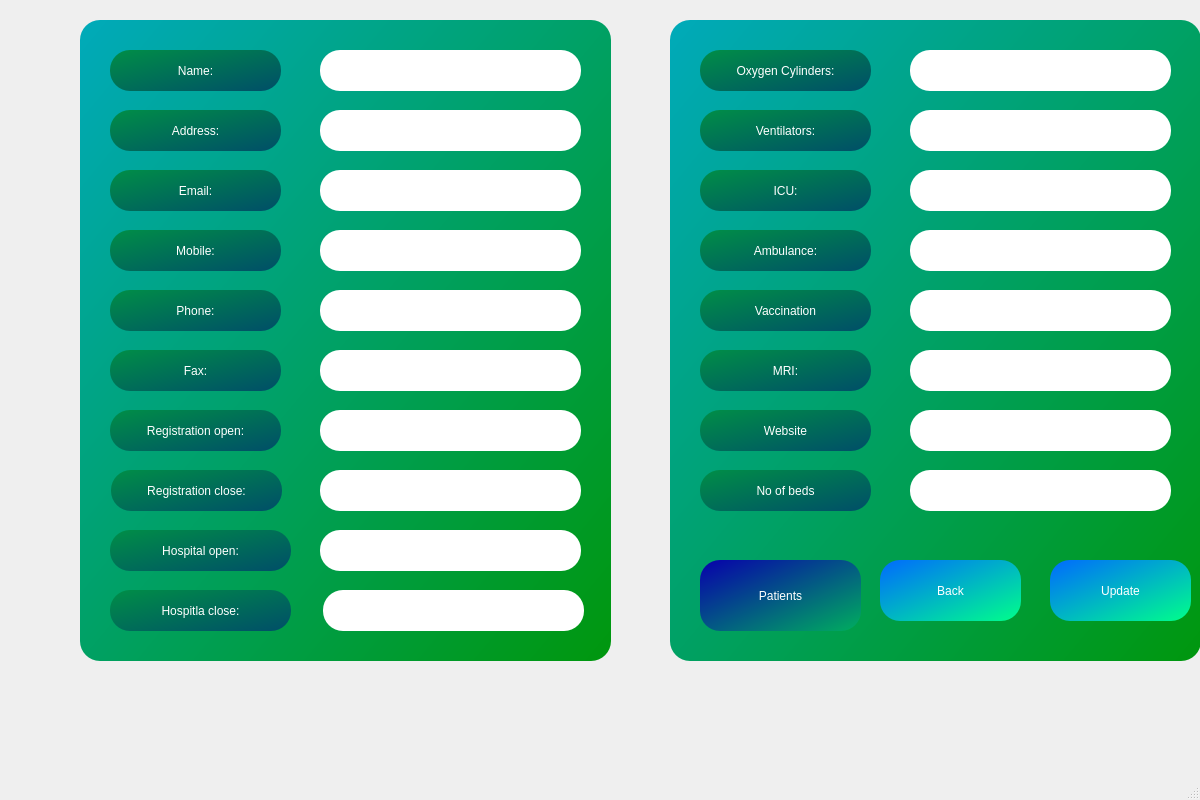
<?xml version="1.0" encoding="UTF-8"?>
<ui version="4.0">
 <class>Hospital</class>
 <widget class="QMainWindow" name="Hospital">
  <property name="geometry">
   <rect>
    <x>0</x>
    <y>0</y>
    <width>1200</width>
    <height>800</height>
   </rect>
  </property>
  <property name="windowTitle">
   <string>MainWindow</string>
  </property>
  <widget class="QWidget" name="centralwidget">
   <widget class="QGroupBox" name="groupBox_2">
    <property name="geometry">
     <rect>
      <x>80</x>
      <y>20</y>
      <width>531</width>
      <height>641</height>
     </rect>
    </property>
    <property name="styleSheet">
     <string notr="true">background-color: qlineargradient(spread:reflect, x1:0, y1:0, x2:1, y2:1, stop:0 rgba(0, 170, 186, 255), stop:1 rgba(0, 151, 13, 255));
border-radius: 20px;</string>
    </property>
    <property name="title">
     <string/>
    </property>
    <widget class="QLineEdit" name="phone">
     <property name="geometry">
      <rect>
       <x>240</x>
       <y>270</y>
       <width>261</width>
       <height>41</height>
      </rect>
     </property>
     <property name="styleSheet">
      <string notr="true">background-color: rgb(255, 255, 255);
color: rgb(64, 64, 95);
font: 12pt &quot;Segoe UI&quot;;</string>
     </property>
    </widget>
    <widget class="QLabel" name="label_3">
     <property name="geometry">
      <rect>
       <x>30</x>
       <y>90</y>
       <width>171</width>
       <height>41</height>
      </rect>
     </property>
     <property name="styleSheet">
      <string notr="true">background-color: qlineargradient(spread:reflect, x1:0, y1:0, x2:1, y2:1, stop:0 rgba(0, 142, 71, 255), stop:1 rgba(0, 78, 104, 255));
color: rgb(255, 255, 255);
font: 600 14pt &quot;Segoe UI&quot;;</string>
     </property>
     <property name="text">
      <string>Address:</string>
     </property>
     <property name="alignment">
      <set>Qt::AlignCenter</set>
     </property>
    </widget>
    <widget class="QLineEdit" name="ropen">
     <property name="geometry">
      <rect>
       <x>240</x>
       <y>390</y>
       <width>261</width>
       <height>41</height>
      </rect>
     </property>
     <property name="styleSheet">
      <string notr="true">background-color: rgb(255, 255, 255);
color: rgb(64, 64, 95);
font: 12pt &quot;Segoe UI&quot;;</string>
     </property>
    </widget>
    <widget class="QLabel" name="label_4">
     <property name="geometry">
      <rect>
       <x>30</x>
       <y>150</y>
       <width>171</width>
       <height>41</height>
      </rect>
     </property>
     <property name="styleSheet">
      <string notr="true">background-color: qlineargradient(spread:reflect, x1:0, y1:0, x2:1, y2:1, stop:0 rgba(0, 142, 71, 255), stop:1 rgba(0, 78, 104, 255));
color: rgb(255, 255, 255);
font: 600 14pt &quot;Segoe UI&quot;;</string>
     </property>
     <property name="text">
      <string>Email:</string>
     </property>
     <property name="alignment">
      <set>Qt::AlignCenter</set>
     </property>
    </widget>
    <widget class="QLabel" name="label_6">
     <property name="geometry">
      <rect>
       <x>30</x>
       <y>270</y>
       <width>171</width>
       <height>41</height>
      </rect>
     </property>
     <property name="styleSheet">
      <string notr="true">background-color: qlineargradient(spread:reflect, x1:0, y1:0, x2:1, y2:1, stop:0 rgba(0, 142, 71, 255), stop:1 rgba(0, 78, 104, 255));
color: rgb(255, 255, 255);
font: 600 14pt &quot;Segoe UI&quot;;</string>
     </property>
     <property name="text">
      <string>Phone:</string>
     </property>
     <property name="alignment">
      <set>Qt::AlignCenter</set>
     </property>
    </widget>
    <widget class="QLineEdit" name="name">
     <property name="geometry">
      <rect>
       <x>240</x>
       <y>30</y>
       <width>261</width>
       <height>41</height>
      </rect>
     </property>
     <property name="styleSheet">
      <string notr="true">background-color: rgb(255, 255, 255);
color: rgb(64, 64, 95);
font: 12pt &quot;Segoe UI&quot;;</string>
     </property>
    </widget>
    <widget class="QLineEdit" name="mobile">
     <property name="geometry">
      <rect>
       <x>240</x>
       <y>210</y>
       <width>261</width>
       <height>41</height>
      </rect>
     </property>
     <property name="styleSheet">
      <string notr="true">background-color: rgb(255, 255, 255);
color: rgb(64, 64, 95);
font: 12pt &quot;Segoe UI&quot;;</string>
     </property>
    </widget>
    <widget class="QLabel" name="label_5">
     <property name="geometry">
      <rect>
       <x>30</x>
       <y>210</y>
       <width>171</width>
       <height>41</height>
      </rect>
     </property>
     <property name="styleSheet">
      <string notr="true">background-color: qlineargradient(spread:reflect, x1:0, y1:0, x2:1, y2:1, stop:0 rgba(0, 142, 71, 255), stop:1 rgba(0, 78, 104, 255));
color: rgb(255, 255, 255);
font: 600 14pt &quot;Segoe UI&quot;;</string>
     </property>
     <property name="text">
      <string>Mobile:</string>
     </property>
     <property name="alignment">
      <set>Qt::AlignCenter</set>
     </property>
    </widget>
    <widget class="QLineEdit" name="address">
     <property name="geometry">
      <rect>
       <x>240</x>
       <y>90</y>
       <width>261</width>
       <height>41</height>
      </rect>
     </property>
     <property name="styleSheet">
      <string notr="true">background-color: rgb(255, 255, 255);
color: rgb(64, 64, 95);
font: 12pt &quot;Segoe UI&quot;;</string>
     </property>
    </widget>
    <widget class="QLabel" name="label_8">
     <property name="geometry">
      <rect>
       <x>30</x>
       <y>390</y>
       <width>171</width>
       <height>41</height>
      </rect>
     </property>
     <property name="styleSheet">
      <string notr="true">background-color: qlineargradient(spread:reflect, x1:0, y1:0, x2:1, y2:1, stop:0 rgba(0, 142, 71, 255), stop:1 rgba(0, 78, 104, 255));
color: rgb(255, 255, 255);
font: 600 14pt &quot;Segoe UI&quot;;</string>
     </property>
     <property name="text">
      <string>Registration open:</string>
     </property>
     <property name="alignment">
      <set>Qt::AlignCenter</set>
     </property>
    </widget>
    <widget class="QLabel" name="label_2">
     <property name="geometry">
      <rect>
       <x>30</x>
       <y>30</y>
       <width>171</width>
       <height>41</height>
      </rect>
     </property>
     <property name="styleSheet">
      <string notr="true">background-color: qlineargradient(spread:reflect, x1:0, y1:0, x2:1, y2:1, stop:0 rgba(0, 142, 71, 255), stop:1 rgba(0, 78, 104, 255));
color: rgb(255, 255, 255);
font: 600 14pt &quot;Segoe UI&quot;;</string>
     </property>
     <property name="text">
      <string>Name:</string>
     </property>
     <property name="alignment">
      <set>Qt::AlignCenter</set>
     </property>
    </widget>
    <widget class="QLabel" name="label_9">
     <property name="geometry">
      <rect>
       <x>31</x>
       <y>450</y>
       <width>171</width>
       <height>41</height>
      </rect>
     </property>
     <property name="styleSheet">
      <string notr="true">background-color: qlineargradient(spread:reflect, x1:0, y1:0, x2:1, y2:1, stop:0 rgba(0, 142, 71, 255), stop:1 rgba(0, 78, 104, 255));
color: rgb(255, 255, 255);
font: 600 14pt &quot;Segoe UI&quot;;</string>
     </property>
     <property name="text">
      <string>Registration close:</string>
     </property>
     <property name="alignment">
      <set>Qt::AlignCenter</set>
     </property>
    </widget>
    <widget class="QLineEdit" name="email">
     <property name="geometry">
      <rect>
       <x>240</x>
       <y>150</y>
       <width>261</width>
       <height>41</height>
      </rect>
     </property>
     <property name="styleSheet">
      <string notr="true">background-color: rgb(255, 255, 255);
color: rgb(64, 64, 95);
font: 12pt &quot;Segoe UI&quot;;</string>
     </property>
    </widget>
    <widget class="QLabel" name="label_7">
     <property name="geometry">
      <rect>
       <x>30</x>
       <y>330</y>
       <width>171</width>
       <height>41</height>
      </rect>
     </property>
     <property name="styleSheet">
      <string notr="true">background-color: qlineargradient(spread:reflect, x1:0, y1:0, x2:1, y2:1, stop:0 rgba(0, 142, 71, 255), stop:1 rgba(0, 78, 104, 255));
color: rgb(255, 255, 255);
font: 600 14pt &quot;Segoe UI&quot;;</string>
     </property>
     <property name="text">
      <string>Fax:</string>
     </property>
     <property name="alignment">
      <set>Qt::AlignCenter</set>
     </property>
    </widget>
    <widget class="QLineEdit" name="rclose">
     <property name="geometry">
      <rect>
       <x>240</x>
       <y>450</y>
       <width>261</width>
       <height>41</height>
      </rect>
     </property>
     <property name="styleSheet">
      <string notr="true">background-color: rgb(255, 255, 255);
color: rgb(64, 64, 95);
font: 12pt &quot;Segoe UI&quot;;</string>
     </property>
    </widget>
    <widget class="QLabel" name="label_10">
     <property name="geometry">
      <rect>
       <x>30</x>
       <y>510</y>
       <width>181</width>
       <height>41</height>
      </rect>
     </property>
     <property name="styleSheet">
      <string notr="true">background-color: qlineargradient(spread:reflect, x1:0, y1:0, x2:1, y2:1, stop:0 rgba(0, 142, 71, 255), stop:1 rgba(0, 78, 104, 255));
color: rgb(255, 255, 255);
font: 600 14pt &quot;Segoe UI&quot;;</string>
     </property>
     <property name="text">
      <string>Hospital open:</string>
     </property>
     <property name="alignment">
      <set>Qt::AlignCenter</set>
     </property>
    </widget>
    <widget class="QLineEdit" name="hopen">
     <property name="geometry">
      <rect>
       <x>240</x>
       <y>510</y>
       <width>261</width>
       <height>41</height>
      </rect>
     </property>
     <property name="styleSheet">
      <string notr="true">background-color: rgb(255, 255, 255);
color: rgb(64, 64, 95);
font: 12pt &quot;Segoe UI&quot;;</string>
     </property>
    </widget>
    <widget class="QLineEdit" name="fax">
     <property name="geometry">
      <rect>
       <x>240</x>
       <y>330</y>
       <width>261</width>
       <height>41</height>
      </rect>
     </property>
     <property name="styleSheet">
      <string notr="true">background-color: rgb(255, 255, 255);
color: rgb(64, 64, 95);
font: 12pt &quot;Segoe UI&quot;;</string>
     </property>
    </widget>
    <widget class="QLineEdit" name="hclose">
     <property name="geometry">
      <rect>
       <x>243</x>
       <y>570</y>
       <width>261</width>
       <height>41</height>
      </rect>
     </property>
     <property name="styleSheet">
      <string notr="true">background-color: rgb(255, 255, 255);
color: rgb(64, 64, 95);
font: 12pt &quot;Segoe UI&quot;;</string>
     </property>
    </widget>
    <widget class="QLabel" name="label_29">
     <property name="geometry">
      <rect>
       <x>30</x>
       <y>570</y>
       <width>181</width>
       <height>41</height>
      </rect>
     </property>
     <property name="styleSheet">
      <string notr="true">background-color: qlineargradient(spread:reflect, x1:0, y1:0, x2:1, y2:1, stop:0 rgba(0, 142, 71, 255), stop:1 rgba(0, 78, 104, 255));
color: rgb(255, 255, 255);
font: 600 14pt &quot;Segoe UI&quot;;</string>
     </property>
     <property name="text">
      <string>Hospitla close:</string>
     </property>
     <property name="alignment">
      <set>Qt::AlignCenter</set>
     </property>
    </widget>
   </widget>
   <widget class="QGroupBox" name="groupBox_3">
    <property name="geometry">
     <rect>
      <x>670</x>
      <y>20</y>
      <width>531</width>
      <height>641</height>
     </rect>
    </property>
    <property name="styleSheet">
     <string notr="true">background-color: qlineargradient(spread:reflect, x1:0, y1:0, x2:1, y2:1, stop:0 rgba(0, 170, 186, 255), stop:1 rgba(0, 151, 13, 255));
border-radius: 20px;</string>
    </property>
    <property name="title">
     <string/>
    </property>
    <widget class="QLabel" name="label_27">
     <property name="geometry">
      <rect>
       <x>30</x>
       <y>90</y>
       <width>171</width>
       <height>41</height>
      </rect>
     </property>
     <property name="styleSheet">
      <string notr="true">background-color: qlineargradient(spread:reflect, x1:0, y1:0, x2:1, y2:1, stop:0 rgba(0, 142, 71, 255), stop:1 rgba(0, 78, 104, 255));
color: rgb(255, 255, 255);
font: 600 14pt &quot;Segoe UI&quot;;</string>
     </property>
     <property name="text">
      <string>Ventilators:</string>
     </property>
     <property name="alignment">
      <set>Qt::AlignCenter</set>
     </property>
    </widget>
    <widget class="QPushButton" name="pushButton_back">
     <property name="geometry">
      <rect>
       <x>210</x>
       <y>540</y>
       <width>141</width>
       <height>61</height>
      </rect>
     </property>
     <property name="styleSheet">
      <string notr="true">background-color: qlineargradient(spread:reflect, x1:0, y1:0, x2:1, y2:1, stop:0 rgba(0, 106, 255, 255), stop:1 rgba(0, 255, 138, 255));
color: rgb(255, 255, 255);
font: 600 16pt &quot;Segoe UI&quot;;</string>
     </property>
     <property name="text">
      <string>Back</string>
     </property>
    </widget>
    <widget class="QLineEdit" name="ambulance">
     <property name="geometry">
      <rect>
       <x>240</x>
       <y>210</y>
       <width>261</width>
       <height>41</height>
      </rect>
     </property>
     <property name="styleSheet">
      <string notr="true">background-color: rgb(255, 255, 255);
color: rgb(64, 64, 95);
font: 12pt &quot;Segoe UI&quot;;</string>
     </property>
    </widget>
    <widget class="QPushButton" name="pushButton_add">
     <property name="geometry">
      <rect>
       <x>380</x>
       <y>540</y>
       <width>141</width>
       <height>61</height>
      </rect>
     </property>
     <property name="styleSheet">
      <string notr="true">background-color: qlineargradient(spread:reflect, x1:0, y1:0, x2:1, y2:1, stop:0 rgba(0, 106, 255, 255), stop:1 rgba(0, 255, 138, 255));
color: rgb(255, 255, 255);
font: 600 16pt &quot;Segoe UI&quot;;</string>
     </property>
     <property name="text">
      <string>Update</string>
     </property>
    </widget>
    <widget class="QLabel" name="label_28">
     <property name="geometry">
      <rect>
       <x>30</x>
       <y>30</y>
       <width>171</width>
       <height>41</height>
      </rect>
     </property>
     <property name="styleSheet">
      <string notr="true">background-color: qlineargradient(spread:reflect, x1:0, y1:0, x2:1, y2:1, stop:0 rgba(0, 142, 71, 255), stop:1 rgba(0, 78, 104, 255));
color: rgb(255, 255, 255);
font: 600 14pt &quot;Segoe UI&quot;;</string>
     </property>
     <property name="text">
      <string>Oxygen Cylinders:</string>
     </property>
     <property name="alignment">
      <set>Qt::AlignCenter</set>
     </property>
    </widget>
    <widget class="QLabel" name="label_23">
     <property name="geometry">
      <rect>
       <x>30</x>
       <y>150</y>
       <width>171</width>
       <height>41</height>
      </rect>
     </property>
     <property name="styleSheet">
      <string notr="true">background-color: qlineargradient(spread:reflect, x1:0, y1:0, x2:1, y2:1, stop:0 rgba(0, 142, 71, 255), stop:1 rgba(0, 78, 104, 255));
color: rgb(255, 255, 255);
font: 600 14pt &quot;Segoe UI&quot;;</string>
     </property>
     <property name="text">
      <string>ICU:</string>
     </property>
     <property name="alignment">
      <set>Qt::AlignCenter</set>
     </property>
    </widget>
    <widget class="QLabel" name="label_17">
     <property name="geometry">
      <rect>
       <x>30</x>
       <y>210</y>
       <width>171</width>
       <height>41</height>
      </rect>
     </property>
     <property name="styleSheet">
      <string notr="true">background-color: qlineargradient(spread:reflect, x1:0, y1:0, x2:1, y2:1, stop:0 rgba(0, 142, 71, 255), stop:1 rgba(0, 78, 104, 255));
color: rgb(255, 255, 255);
font: 600 14pt &quot;Segoe UI&quot;;</string>
     </property>
     <property name="text">
      <string>Ambulance:</string>
     </property>
     <property name="alignment">
      <set>Qt::AlignCenter</set>
     </property>
    </widget>
    <widget class="QLineEdit" name="oxygen">
     <property name="geometry">
      <rect>
       <x>240</x>
       <y>30</y>
       <width>261</width>
       <height>41</height>
      </rect>
     </property>
     <property name="styleSheet">
      <string notr="true">background-color: rgb(255, 255, 255);
color: rgb(64, 64, 95);
font: 12pt &quot;Segoe UI&quot;;</string>
     </property>
    </widget>
    <widget class="QLabel" name="label_25">
     <property name="geometry">
      <rect>
       <x>30</x>
       <y>390</y>
       <width>171</width>
       <height>41</height>
      </rect>
     </property>
     <property name="styleSheet">
      <string notr="true">background-color: qlineargradient(spread:reflect, x1:0, y1:0, x2:1, y2:1, stop:0 rgba(0, 142, 71, 255), stop:1 rgba(0, 78, 104, 255));
color: rgb(255, 255, 255);
font: 600 14pt &quot;Segoe UI&quot;;</string>
     </property>
     <property name="text">
      <string>Website</string>
     </property>
     <property name="alignment">
      <set>Qt::AlignCenter</set>
     </property>
    </widget>
    <widget class="QLabel" name="label_26">
     <property name="geometry">
      <rect>
       <x>30</x>
       <y>270</y>
       <width>171</width>
       <height>41</height>
      </rect>
     </property>
     <property name="styleSheet">
      <string notr="true">background-color: qlineargradient(spread:reflect, x1:0, y1:0, x2:1, y2:1, stop:0 rgba(0, 142, 71, 255), stop:1 rgba(0, 78, 104, 255));
color: rgb(255, 255, 255);
font: 600 14pt &quot;Segoe UI&quot;;</string>
     </property>
     <property name="text">
      <string>Vaccination</string>
     </property>
     <property name="alignment">
      <set>Qt::AlignCenter</set>
     </property>
    </widget>
    <widget class="QLineEdit" name="vaccination">
     <property name="geometry">
      <rect>
       <x>240</x>
       <y>270</y>
       <width>261</width>
       <height>41</height>
      </rect>
     </property>
     <property name="styleSheet">
      <string notr="true">background-color: rgb(255, 255, 255);
color: rgb(64, 64, 95);
font: 12pt &quot;Segoe UI&quot;;</string>
     </property>
    </widget>
    <widget class="QLineEdit" name="website">
     <property name="geometry">
      <rect>
       <x>240</x>
       <y>390</y>
       <width>261</width>
       <height>41</height>
      </rect>
     </property>
     <property name="styleSheet">
      <string notr="true">background-color: rgb(255, 255, 255);
color: rgb(64, 64, 95);
font: 12pt &quot;Segoe UI&quot;;</string>
     </property>
    </widget>
    <widget class="QLineEdit" name="ventilator">
     <property name="geometry">
      <rect>
       <x>240</x>
       <y>90</y>
       <width>261</width>
       <height>41</height>
      </rect>
     </property>
     <property name="styleSheet">
      <string notr="true">background-color: rgb(255, 255, 255);
color: rgb(64, 64, 95);
font: 12pt &quot;Segoe UI&quot;;</string>
     </property>
    </widget>
    <widget class="QLineEdit" name="ICU">
     <property name="geometry">
      <rect>
       <x>240</x>
       <y>150</y>
       <width>261</width>
       <height>41</height>
      </rect>
     </property>
     <property name="styleSheet">
      <string notr="true">background-color: rgb(255, 255, 255);
color: rgb(64, 64, 95);
font: 12pt &quot;Segoe UI&quot;;</string>
     </property>
    </widget>
    <widget class="QLineEdit" name="beds">
     <property name="geometry">
      <rect>
       <x>240</x>
       <y>450</y>
       <width>261</width>
       <height>41</height>
      </rect>
     </property>
     <property name="styleSheet">
      <string notr="true">background-color: rgb(255, 255, 255);
color: rgb(64, 64, 95);
font: 12pt &quot;Segoe UI&quot;;</string>
     </property>
    </widget>
    <widget class="QLabel" name="label_24">
     <property name="geometry">
      <rect>
       <x>30</x>
       <y>330</y>
       <width>171</width>
       <height>41</height>
      </rect>
     </property>
     <property name="styleSheet">
      <string notr="true">background-color: qlineargradient(spread:reflect, x1:0, y1:0, x2:1, y2:1, stop:0 rgba(0, 142, 71, 255), stop:1 rgba(0, 78, 104, 255));
color: rgb(255, 255, 255);
font: 600 14pt &quot;Segoe UI&quot;;</string>
     </property>
     <property name="text">
      <string>MRI:</string>
     </property>
     <property name="alignment">
      <set>Qt::AlignCenter</set>
     </property>
    </widget>
    <widget class="QLabel" name="label_30">
     <property name="geometry">
      <rect>
       <x>30</x>
       <y>450</y>
       <width>171</width>
       <height>41</height>
      </rect>
     </property>
     <property name="styleSheet">
      <string notr="true">background-color: qlineargradient(spread:reflect, x1:0, y1:0, x2:1, y2:1, stop:0 rgba(0, 142, 71, 255), stop:1 rgba(0, 78, 104, 255));
color: rgb(255, 255, 255);
font: 600 14pt &quot;Segoe UI&quot;;</string>
     </property>
     <property name="text">
      <string>No of beds</string>
     </property>
     <property name="alignment">
      <set>Qt::AlignCenter</set>
     </property>
    </widget>
    <widget class="QLineEdit" name="MRI">
     <property name="geometry">
      <rect>
       <x>240</x>
       <y>330</y>
       <width>261</width>
       <height>41</height>
      </rect>
     </property>
     <property name="styleSheet">
      <string notr="true">background-color: rgb(255, 255, 255);
color: rgb(64, 64, 95);
font: 12pt &quot;Segoe UI&quot;;</string>
     </property>
    </widget>
    <widget class="QPushButton" name="pushButton_patients">
     <property name="geometry">
      <rect>
       <x>30</x>
       <y>540</y>
       <width>161</width>
       <height>71</height>
      </rect>
     </property>
     <property name="styleSheet">
      <string notr="true">background-color: qlineargradient(spread:reflect, x1:0, y1:0, x2:1, y2:1, stop:0 rgba(7, 0, 172, 255), stop:1 rgba(0, 174, 94, 255));
color: rgb(255, 255, 255);
font: 600 26pt &quot;Segoe UI&quot;;</string>
     </property>
     <property name="text">
      <string>Patients</string>
     </property>
    </widget>
   </widget>
  </widget>
  <widget class="QMenuBar" name="menubar">
   <property name="geometry">
    <rect>
     <x>0</x>
     <y>0</y>
     <width>1200</width>
     <height>17</height>
    </rect>
   </property>
  </widget>
  <widget class="QStatusBar" name="statusbar"/>
 </widget>
 <resources/>
 <connections/>
</ui>
